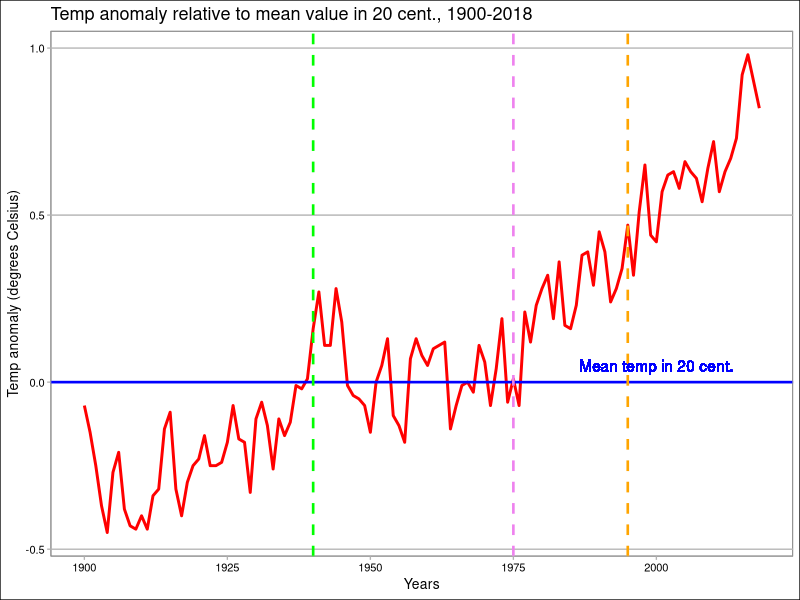

Source code (R):
## ---- chunk 1
knitr::opts_chunk$set(echo = TRUE)
## ---- chunk 2
library(tidyverse)
library(dslabs)
library(ggthemes)
## ---- chunk 3
data(temp_carbon)
data(greenhouse_gases)
data(historic_co2)
## ---- chunk 4
temp_carbon %>% filter(!is.na(temp_anomaly)) %>%
  ggplot(aes(year, temp_anomaly)) + 
  geom_line(color = 'red', size = 1) +
  geom_hline(aes(yintercept = 0), col = "blue", size = 0.9) + 
  geom_vline (aes(xintercept = 1940), col = "green", size = 0.9, linetype=2) +
  geom_vline (aes(xintercept = 1975), col = "violet", size = 0.9, linetype=2) +
  geom_vline (aes(xintercept = 1995), col = "orange", size = 0.9, linetype=2) +
  geom_text(aes(x = 2000, y = 0.05, label = "Mean temp in 20 cent."), col = "blue") +
  xlim(c(1900, 2018)) +
  xlab("Years") +
  ylab("Temp anomaly (degrees Celsius)") +
  ggtitle("Temp anomaly relative to mean value in 20 cent., 1900-2018") +
  theme_calc()
